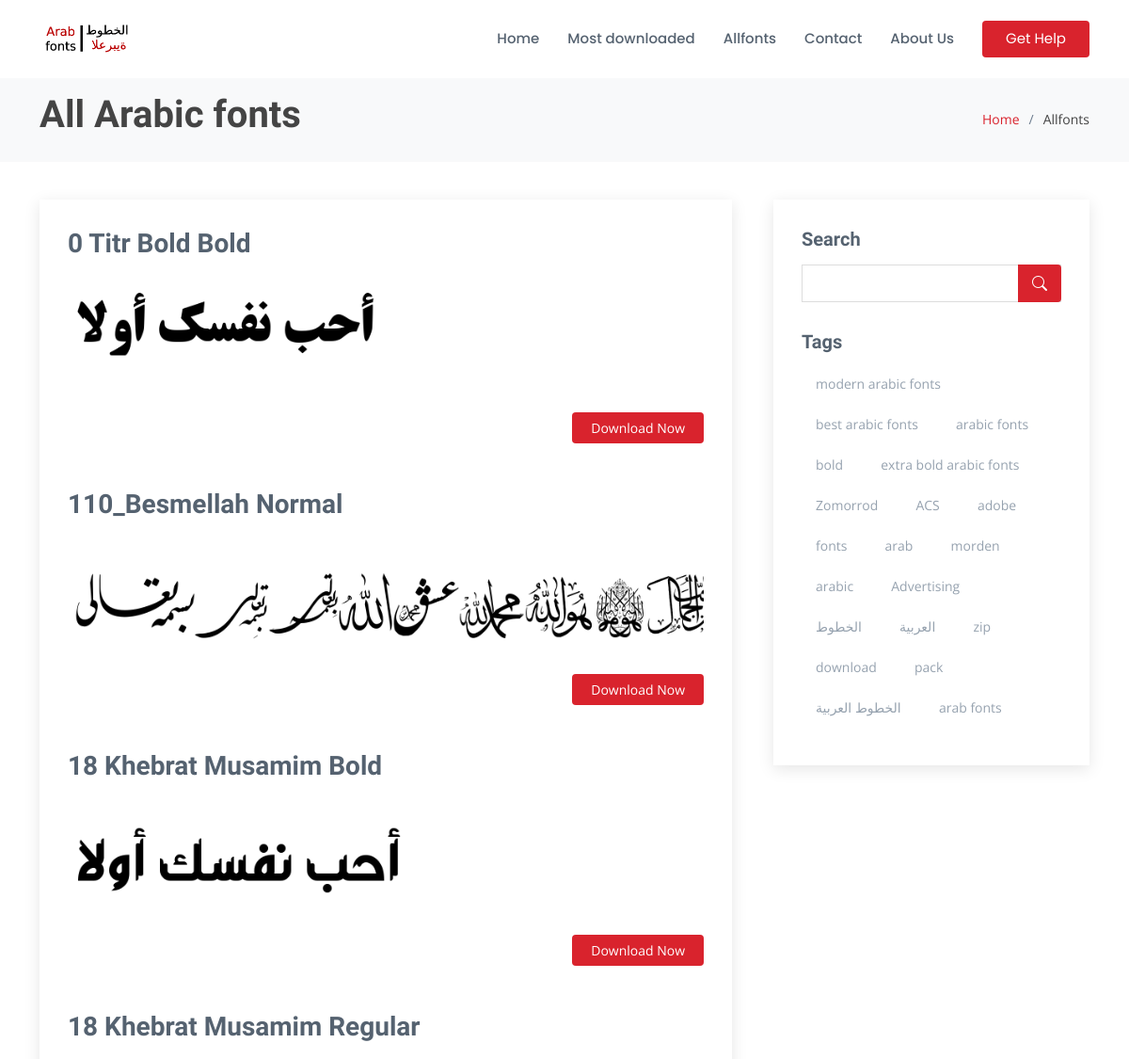
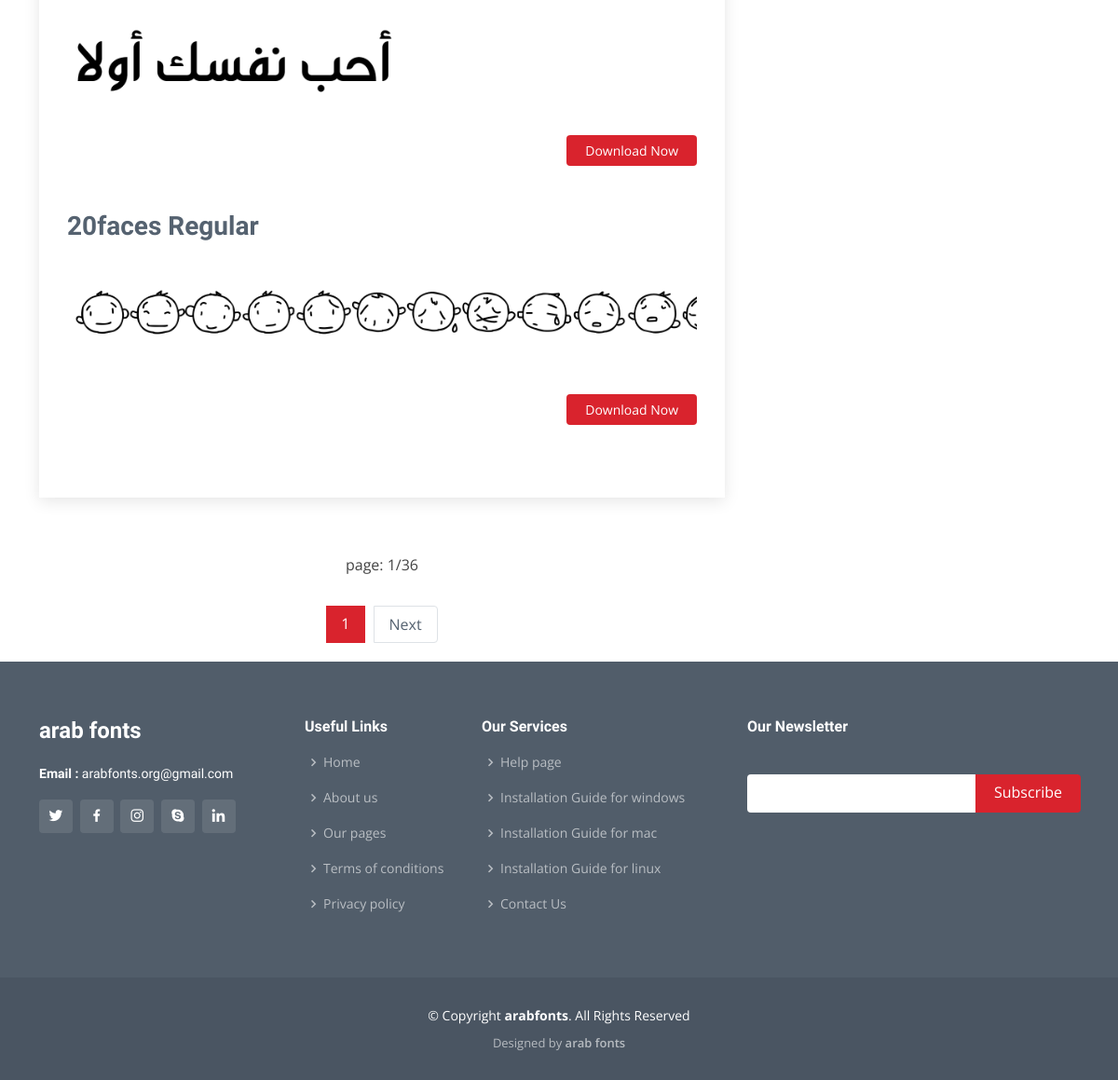
Page /allfonts on the committed database (2 pictures, top to bottom).
### home/models.py (models this page shows, shortened)
class Modification(models.Model):
    websitename = models.CharField(max_length=50)
    ouremail = models.EmailField()
    copyright = models.CharField(max_length=100)
    logo = models.ImageField(upload_to='websiteimages')
    websitediscription = FroalaField()
    favicon = models.ImageField()

class Fonts(models.Model):
    title = models.CharField(max_length=100, unique=True)
    slug = models.SlugField(max_length=200, null=True, blank=True)
    metakeyword = models.CharField(max_length=200, null=True)
    tags = TaggableManager()
    header_image = models.ImageField(upload_to='header_image')
    headerimg_alt = models.CharField(max_length=100, default="arabic fonts")
    upload_fonts = models.FileField(upload_to="upload_fonts")
    short_dis = FroalaField()
    long_dis = FroalaField()
    char_maping = models.ImageField(upload_to='char_maping')
    charimg_alt = models.CharField(max_length=100, default="arabic fonts charecter maping image")
    publish = models.BooleanField(default=False)
    Total_downloads = models.PositiveIntegerField(default=10, blank=False, null= False)

### home/views.py (the view)
# urls.py: path('allfonts' , allfonts , name="allfonts"),
def allfonts(request):
    alltag = Tag.objects.all()
    websitedata = Modification.objects.latest('websitename', 'websitediscription', 'ouremail', 'copyright', 'logo', 'favicon' )
    allfonts = Fonts.objects.filter(publish = True)
    p = Paginator(allfonts, 5)
    page = request.GET.get('page')
    fontsfinal = p.get_page(page)
    context = {'fontsfinal': fontsfinal,
               'title': 'all fonts',
               'websitedata': websitedata,
               'alltag': alltag,
    }
    return render(request , 'allfonts.html',context)

### templates/allfonts.html (shortened to what this page needs)
{% extends 'base.html' %}
{% block content %}
</header>
  <main id="main">
    <section id="breadcrumbs" class="breadcrumbs">
      <div class="container">
        <div class="d-flex justify-content-between align-items-center">
          <h1><strong>All Arabic fonts</strong></h1>
          <ol>
            <li><a href="/">Home</a></li>
            <li>Allfonts</li>
          </ol>
        </div>
      </div>
    </section>
    <section id="blog" class="blog">
      <div class="container" data-aos="fade-up">
        <div class="row">
          <div class="col-lg-8 entries">
            <article class="entry">
              {% for fonts in fontsfinal %}
              <h2 class="entry-title">
                <a href="{% url 'fonts_details' fonts.slug%}">{{fonts.title}}</a>
              </h2>
              <a href="{% url 'fonts_details' fonts.slug%}"><img src="/static/{{fonts.header_image}}" class="img-fluid" alt="{{fonts.title}}{{fonts.headerimg_alt}}"></a>
              <div class="entry-content">
                <div class="read-more">
                  <a href="{% url 'fonts_details' fonts.slug %}">Download Now</a>
                </div>
              </div>
              <br><br>
              {% endfor %}
            </article>
            <ul class="pagination justify-content-center"> <p>page: {{ fontsfinal.number }}/{{ fontsfinal.paginator.num_pages }}</p> </ul>
            <div class="blog-pagination">
              <ul class="justify-content-center">
                {% for num_page in fontsfinal.paginator.page_range %}
                {% if fontsfinal.number == num_page %}
                <li class="active">
                  <a href="?page={{ num_page }}">{{ num_page }} </a>
                </li>
                {% else %}
                {% comment %} <li>
                  <a href="?page={{ num_page }}">{{ num_page }} <span class="sr-only"></span></a>
                </li> {% endcomment %}
                {% endif %}
                {% endfor %}
                {% if fontsfinal.has_next %}
                  <li class="page-item">
                     <a class="page-link" href="?page={{fontsfinal.next_page_number}}">Next</a>
                  </li>
                {% endif %}
              </ul>
            </div>
          </div>
          <div class="col-lg-4">
            <div class="sidebar">
              <h3 class="sidebar-title">Search</h3>
              <div class="sidebar-item search-form">
                <form method=POST action="{% url 'search' %}">
                  <input type="text" name="searched">
                  <button type="submit"><i class="bi bi-search"></i></button>
                </form>
              </div>
              <h3 class="sidebar-title">Tags</h3>
              <div class="sidebar-item tags">
                <ul>
                  {% for tag in alltag %}
                  <li><a href="/">{{tag}}</a></li>
                  {% endfor %}
                </ul>
              </div>
            </div>
          </div>
        </div>
      </div>
    </section>
  </main>
  {% endblock %}

### templates/header.html (shortened to what this page needs)
{% load static %}
<!DOCTYPE html>
<html lang="en">
<head>
  <link href="{% static 'assets/vendor/animate.css/animate.min.css' %}" rel="stylesheet">
  <link href="{% static 'assets/vendor/bootstrap/css/bootstrap.min.css' %}" rel="stylesheet">
  <link href="{% static 'assets/vendor/bootstrap-icons/bootstrap-icons.css' %}" rel="stylesheet">
  <link href="{% static 'assets/vendor/boxicons/css/boxicons.min.css' %}" rel="stylesheet">
  <link href="{% static 'assets/vendor/glightbox/css/glightbox.min.css' %}" rel="stylesheet">
  <link href="{% static 'assets/vendor/remixicon/remixicon.css' %}" rel="stylesheet">
  <link href="{% static 'assets/vendor/swiper/swiper-bundle.min.css' %}" rel="stylesheet">
  <link href="{% static 'assets/css/style.css' %}" rel="stylesheet">
</head>
<body>
    <header id="header" class="fixed-top d-flex align-items-center">
      <div class="container d-flex align-items-center">
        <a href="/" class="logo me-auto"><img src="/static/{{websitedata.logo}}" alt="arab fonts" class="img-fluid"></a>
        <nav id="navbar" class="navbar">
          <ul>
            <li><a href="/">Home</a></li>
            <li><a href="/mostdownloaded">Most downloaded</a></li>
            <li><a href="/allfonts">Allfonts</a></li>
            <li><a href="/contact">Contact</a></li>
            <li><a href="/aboutus">About Us</a></li>
            <li><a href="/help" class="getstarted">Get Help</a></li>
          </ul>
        </nav>
      </div>

### templates/footer.html (shortened to what this page needs)
{% load static %}
 <footer id="footer">
  <div class="footer-top">
    <div class="container">
      <div class="row">
        <div class="col-lg-3 col-md-6">
          <div class="footer-info">
            <h3>{{ websitedata.websitename }}</h3>
             <p>
              <strong>Email : </strong>{{websitedata.ouremail}}<br>
            </p>
            <div class="social-links mt-3">
              <a href="#" class="twitter"><i class="bx bxl-twitter"></i></a>
              <a href="#" class="facebook"><i class="bx bxl-facebook"></i></a>
              <a href="#" class="instagram"><i class="bx bxl-instagram"></i></a>
              <a href="#" class="google-plus"><i class="bx bxl-skype"></i></a>
              <a href="#" class="linkedin"><i class="bx bxl-linkedin"></i></a>
            </div>
          </div>
        </div>
        <div class="col-lg-2 col-md-6 footer-links">
          <h4>Useful Links</h4>
          <ul>
            <li><i class="bx bx-chevron-right"></i> <a href="/">Home</a></li>
            <li><i class="bx bx-chevron-right"></i> <a href="/aboutus">About us</a></li>
            <li><i class="bx bx-chevron-right"></i> <a href="/pages">Our pages</a></li>
            <li><i class="bx bx-chevron-right"></i> <a href="/termsandcondition">Terms of conditions</a></li>
            <li><i class="bx bx-chevron-right"></i> <a href="/privacypolicy">Privacy policy</a></li>
          </ul>
        </div>
        <div class="col-lg-3 col-md-6 footer-links">
          <h4>Our Services</h4>
          <ul>
            <li><i class="bx bx-chevron-right"></i> <a href="/help">Help page</a></li>
            <li><i class="bx bx-chevron-right"></i> <a href="/install-fonts-on-windows">Installation Guide for windows </a></li>
            <li><i class="bx bx-chevron-right"></i> <a href="/install-fonts-on-linux">Installation Guide for mac</a></li>
            <li><i class="bx bx-chevron-right"></i> <a href="/install-fonts-on-linux">Installation Guide for linux</a></li>
            <li><i class="bx bx-chevron-right"></i> <a href="/contact">Contact Us</a></li>
          </ul>
        </div>
        <div class="col-lg-4 col-md-6 footer-newsletter">
          <h4>Our Newsletter</h4>
          <form action="" method="post">
            <input type="email" name="email"><input type="submit" value="Subscribe">
          </form>
        </div>
      </div>
    </div>
  </div>
  <div class="container">
    <div class="copyright">
      &copy; Copyright <strong><span> {{ websitedata.copyright }}</span></strong>. All Rights Reserved
    </div>
    <div class="credits">
      Designed by <a href="https://arabfonts.org">{{ websitedata.websitename }}</a>
    </div>
  </div>
</footer>
</body>
</html>

### rows in the picture
Modification: logo (picture), websitename "arab fonts", ouremail "arabfonts.org@gmail.com", copyright "arabfonts"
Fonts: title "0 Titr Bold Bold", header_image (picture)
Fonts: title "110_Besmellah Normal", header_image (picture)
Fonts: title "18 Khebrat Musamim Bold", header_image (picture)
Fonts: title "18 Khebrat Musamim Regular", header_image (picture)
Fonts: title "20faces Regular", header_image (picture)
Tag: name "modern arabic fonts"
Tag: name "best arabic fonts"
Tag: name "arabic fonts"
Tag: name "bold"
Tag: name "extra bold arabic fonts"
Tag: name "Zomorrod"
Tag: name "ACS"
Tag: name "adobe"
Tag: name "fonts"
Tag: name "arab"
Tag: name "morden"
Tag: name "arabic"
Tag: name "Advertising"
Tag: name "الخطوط"
Tag: name "العربية"
Tag: name "zip"
Tag: name "download"
Tag: name "pack"
Tag: name "الخطوط العربية"
Tag: name "arab fonts"

### other values in the picture
{{ fontsfinal.number }} "1"
{{ fontsfinal.paginator.num_pages }} "36"
{{ num_page }} "1"
